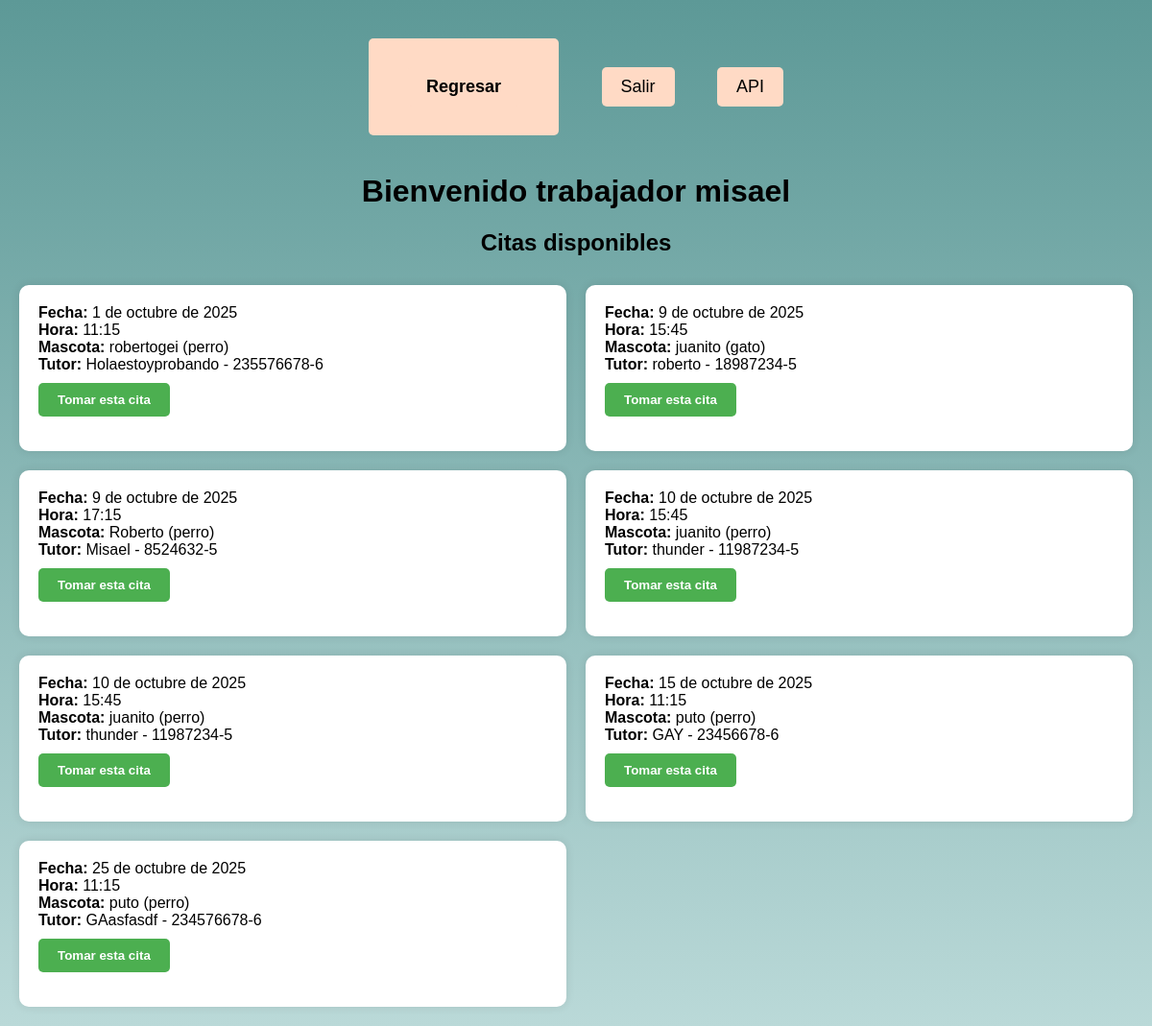
The page /Trabajadores/ (signed in) on the database its author committed.
### appvet/models.py (models this page shows, shortened)
class UserVeterinaria(AbstractUser):
    es_trabajador = models.BooleanField(default=False)
    es_cliente = models.BooleanField(default=False)

class Cita(models.Model):
    nombre_propietario = models.CharField(max_length=100)
    rut_propietario = models.CharField(max_length=12)
    tipo_mascota = models.CharField(max_length=20)
    nombre_mascota = models.CharField(max_length=100)
    fecha_cita = models.DateField()
    hora_cita = models.TimeField()
    propietario = models.ForeignKey(UserVeterinaria, on_delete=models.CASCADE, null=True, blank=True)
    trabajador_asignado = models.ForeignKey(
        settings.AUTH_USER_MODEL,
        on_delete=models.SET_NULL,
        null=True,
        blank=True,
        related_name='citas_asignadas'
    )

### appvet/views.py (the view)
# urls.py: path('Trabajadores/', views.panel_trabajador, name='trabajador'),
@login_required
def panel_trabajador(request):
    citas = Cita.objects.all().order_by('fecha_cita', 'hora_cita')
    print("citas encontradas: ", Cita.objects.count())
    if request.method == 'POST':
        cita_id = request.POST.get('cita_id')
        cita = Cita.objects.get(id=cita_id)
        if not cita.trabajador_asignado:
            cita.trabajador_asignado = request.user
            cita.save()
    return render(request, 'trabajadores.html', {
        'UserVeterinaria': request.user,
        'citas': citas
    })

### appvet/templates/trabajadores.html (shortened to what this page needs)
<head>
    <link rel="stylesheet" href="/static/style_revhrtrab.css">
</head>
<body>
  <a href="/" class="a h1"><h1>Regresar</h1></a>
  <a href="{% url 'logoutT' %}">Salir</a>
  <a href="{% url 'API' %}">API</a>
  <h1>Bienvenido trabajador {{ UserVeterinaria.username }}</h1>
  <h2>Citas disponibles</h2>
<div class="citas-grid">
  {% for cita in citas %}
    <div class="cita-card">
      <strong>Fecha:</strong> {{ cita.fecha_cita }}<br>
      <strong>Hora:</strong> {{ cita.hora_cita }}<br>
      <strong>Mascota:</strong> {{ cita.nombre_mascota }} ({{ cita.tipo_mascota }})<br>
      <strong>Tutor:</strong> {{ cita.nombre_propietario }} - {{ cita.rut_propietario }}<br>
      {% if cita.trabajador_asignado %}
        <p><strong>Asignada a:</strong> {{ cita.trabajador_asignado.username }}</p>
      {% else %}
        <form method="post" style="margin-top: 10px;">
          <button type="submit">Tomar esta cita</button>
        </form>
      {% endif %}
    </div>
  {% endfor %}
</div>
</body>

### appvet/static/style_revhrtrab.css (style rules this page uses)
body { font-family: Arial, sans-serif; margin: 0; padding: 20px; background: linear-gradient(to bottom, #5D9997, #BAD9D8); text-align: center; }
a { font-size: 18px; margin: 20px; padding: 10px 20px; background-color: #FFDAC5; color: black; border-radius: 5px; text-decoration: none; display: inline-block; }
h1 { margin-top: 20px; }
.citas-grid { display: grid; grid-template-columns: repeat(2, 1fr); gap: 20px; justify-content: center; margin-top: 30px; }
.cita-card { background-color: #ffffff; padding: 20px; border-radius: 10px; box-shadow: 0 0 10px rgba(0,0,0,0.1); text-align: left; }
button[type="submit"] { background-color: #4CAF50; color: white; border: none; padding: 10px 20px; border-radius: 5px; cursor: pointer; font-weight: bold; transition: background-color 0.3s ease; }
a h1 { font-size: 18px; margin: 20px; padding: 10px 20px; background-color: #FFDAC5; color: black; border-radius: 5px; text-decoration: none; display: inline-block; }

### rows shown on the page
UserVeterinaria: username "misael"
Cita: fecha_cita "1 de octubre de 2025", hora_cita "11:15", nombre_mascota "robertogei", tipo_mascota "perro", nombre_propietario "Holaestoyprobando", rut_propietario "235576678-6"
Cita: fecha_cita "9 de octubre de 2025", hora_cita "15:45", nombre_mascota "juanito", tipo_mascota "gato", nombre_propietario "roberto", rut_propietario "18987234-5"
Cita: fecha_cita "9 de octubre de 2025", hora_cita "17:15", nombre_mascota "Roberto", tipo_mascota "perro", nombre_propietario "Misael", rut_propietario "8524632-5"
Cita: fecha_cita "10 de octubre de 2025", hora_cita "15:45", nombre_mascota "juanito", tipo_mascota "perro", nombre_propietario "thunder", rut_propietario "11987234-5"
Cita: fecha_cita "10 de octubre de 2025", hora_cita "15:45", nombre_mascota "juanito", tipo_mascota "perro", nombre_propietario "thunder", rut_propietario "11987234-5"
Cita: fecha_cita "15 de octubre de 2025", hora_cita "11:15", nombre_mascota "puto", tipo_mascota "perro", nombre_propietario "GAY", rut_propietario "23456678-6"
Cita: fecha_cita "25 de octubre de 2025", hora_cita "11:15", nombre_mascota "puto", tipo_mascota "perro", nombre_propietario "GAasfasdf", rut_propietario "234576678-6"
